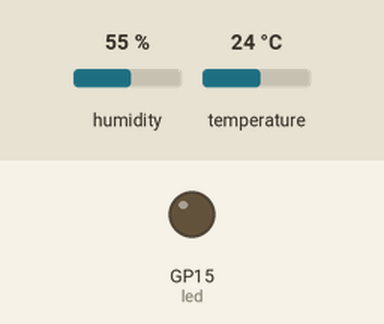
This program was run on a simulated Raspberry Pi Pico running MicroPython. Parts: output pins drawn as LEDs (lit = HIGH). The inputs (shaded band) are chosen by the test bench; at power-on: humidity 55 %, temperature 24 °C. Files the program writes start out absent; files that are not in the repository are absent; the clock reads 2024-03-15 10:24:30 at power-on unless the program sets it; what the program prints to the serial console is not drawn.

Above: at 32.0 s.
Timing chart, 0 to 80.0 s (numbered marks = the images above):
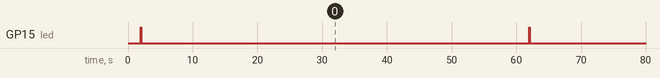

Measured:
- by itself, GP15 (led): alternates HIGH for 0.03 s and LOW for 60.0 s

The program:

main.py
```python
from machine import lightsleep, deepsleep, Pin
import json
import utime

import wifi
import weather_sensor
import reporter
from logger import get_logger

log = get_logger(__name__)


# --- Config ----------------------------------------------------------------
# Settings live in config.json on the device, read at runtime. Edit that file
# (no code change needed) to tune behaviour. Keys:
#   locationName     label for this node, included in the reading output.
#   deep_sleep       False = lightsleep: resumes the loop, keeps the USB REPL
#                          alive (use in dev).
#                    True  = deepsleep: lowest power, but RESETS the board each
#                          cycle (production).
#   dev_sleep        True = plain utime.sleep(5): a busy 5s wait that does NOT
#                          touch the USB connection, so the REPL and print()
#                          output stay alive for debugging. Overrides deep_sleep
#                          and ignores interval_seconds. Leave False otherwise.
#   interval_seconds delay between reads (DHT22 needs at least 2 seconds).
#   dht_pin          GPIO the sensor's data line is wired to.
#   service_url      full URL each reading is POSTed to (host:port + path).
DEFAULTS = {
    "locationName": "unknown",
    "deep_sleep": False,
    "dev_sleep": True,
    "interval_seconds": 15,
    "dht_pin": 16,
    "service_url": "http://octo.homehack.cc:8080/api/readings",
}


def load_config():
    try:
        with open("config.json") as f:
            cfg = json.load(f)
        # Fill in anything missing from the file with the defaults.
        # (MicroPython has no {**a, **b} dict unpacking, so merge manually.)
        merged = dict(DEFAULTS)
        merged.update(cfg)
        return merged
    except (OSError, ValueError) as e:
        log("Could not read config.json ({}); using defaults.".format(e))
        return dict(DEFAULTS)


def sleep(interval_seconds):
    interval_millis = interval_seconds * 1000
    if interval_millis < 2000:
        interval_millis = 2000

    if config["dev_sleep"]:
        # Plain busy sleep: unlike lightsleep/deepsleep it leaves the CPU clock
        # and USB CDC alone, so the REPL stays connected and print() output keeps
        # flowing. Fixed 5s for debugging; interval_seconds is ignored here.
        utime.sleep(interval_seconds)
    elif config["deep_sleep"]:
        # deepsleep() powers down and RESETS the board, so it never returns --
        # the whole script re-runs from the top on wake.
        deepsleep(interval_millis)
    else:
        # lightsleep() resumes on the next line, keeping the loop alive (but it
        # suspends USB, so the REPL/print() drop during the sleep).
        lightsleep(interval_millis)


config = load_config()
log("Starting temp node: {}".format(config["locationName"]))

led = Pin(15, Pin.OUT)

# Initialize the DHT22 sensor
sensor = weather_sensor.create(config["dht_pin"])
utime.sleep(2) # gives the sensor time to start up.

# Works for both modes: under deepsleep the board resets so the loop body runs
# once per wake; under lightsleep it iterates normally.
while True:

    try:
        led.toggle()

        reading = weather_sensor.read(sensor)
        if reading is not None:

            # Only power up the radio when there's actually something to ship.
            wlan = wifi.connect()
            if wlan is not None:
                reporter.send(config["service_url"], reading, config["locationName"])
            else:
                log("WiFi unavailable; skipping send, reading kept locally: {}".format(reading))
    except Exception as e:
        # Headless, an unhandled exception would just stop the script with no
        # visible traceback. Log it so the next REPL session can see it.
        log("loop error: {}".format(e))
    finally:
        # Leave the LED in a known-off state no matter how the body exited.
        led.off()
        # Power the radio down before sleeping. Leaving WiFi active makes
        # lightsleep() wake immediately, so the loop would never pause.
        wifi.disconnect()

    sleep(config["interval_seconds"])
```

wifi.py
```python
import network
import time
import json

from logger import get_logger

log = get_logger(__name__)


def connect(timeout_s=20, secrets_path="secrets.json"):
    # Credentials live in secrets.json (gitignored). Missing/bad file is not
    # fatal -- we return None so the caller can still run the sensor locally.
    try:
        with open(secrets_path) as f:
            secrets = json.load(f)
    except (OSError, ValueError) as e:
        log("No usable {} ({}); skipping WiFi.".format(secrets_path, e))
        return None

    wlan = network.WLAN(network.STA_IF)
    wlan.active(True)
    if not wlan.isconnected():
        log("Connecting to WiFi '{}'...".format(secrets["ssid"]))
        wlan.connect(secrets["ssid"], secrets["password"])
        # ticks_diff handles the counter wrapping; plain subtraction wouldn't.
        deadline = time.ticks_add(time.ticks_ms(), timeout_s * 1000)
        while not wlan.isconnected():
            if time.ticks_diff(deadline, time.ticks_ms()) <= 0:
                log("WiFi connection timed out.")
                return None
            time.sleep_ms(250)
    log("WiFi connected. IP: {}".format(wlan.ifconfig()[0]))
    return wlan


def disconnect():
    # Power the CYW43 radio down. Important before lightsleep(): if the WiFi
    # chip is left active it keeps waking the CPU, so lightsleep returns almost
    # immediately and the loop never actually pauses. Also saves power.
    wlan = network.WLAN(network.STA_IF)
    try:
        wlan.disconnect()
    except OSError:
        pass
    wlan.active(False)
```

weather_sensor.py
```python
# NOTE: this file is deliberately NOT called dht.py -- that would shadow the
# built-in `dht` module imported below.
from machine import Pin
import dht

from logger import get_logger

log = get_logger(__name__)


def create(pin):
    """Initialise a DHT22 on the given GPIO and return the sensor object."""
    return dht.DHT22(Pin(pin))


def read(sensor):
    """Measure the DHT22 and return the reading.

    Returns a dict {"temperature": <°C>, "humidity": <%>} on success, or
    None if the read fails (the only thing reported from here is the error).
    """
    try:
        log("[TEMP LOG] read: triggering measure()")  # TEMP: remove
        # Trigger measurement
        sensor.measure()

        temperature = sensor.temperature()  # In Celsius
        humidity = sensor.humidity()  # In Percent
        log("[TEMP LOG] read: temp={} humidity={}".format(  # TEMP: remove
            temperature, humidity))  # TEMP: remove
        return {
            "temperature": temperature,
            "humidity": humidity,
        }
    except OSError as e:
        log("[TEMP LOG] read: OSError -> returning None")  # TEMP: remove
        log("Failed to read sensor DHT22. {}".format(e))
        return None
```

reporter.py
```python
# Ships a reading to the collection service over HTTP. Kept as its own module
# (like wifi.py / weather_sensor.py) so main.py stays orchestration-only.
try:
    import urequests as requests
except ImportError:
    # Newer micropython-lib ships this as `requests`.
    import requests
import json

from logger import get_logger

log = get_logger(__name__)


def send(url, reading, location_name):
    """POST a reading (plus its location name) to the service.

    Returns True on a 2xx response. Network/HTTP failure is non-fatal: it is
    logged and False returned so the sensor loop keeps running locally.
    """
    payload = {
        "locationName": location_name,
        "temperature": reading["temperature"],
        "humidity": reading["humidity"],
    }
    resp = None
    try:
        # Serialise ourselves + set the header explicitly so we don't depend on
        # a particular urequests version doing it for us.
        resp = requests.post(
            url,
            data=json.dumps(payload),
            headers={"Content-Type": "application/json"},
        )
        ok = 200 <= resp.status_code < 300
        if not ok:
            log("Service returned HTTP {}.".format(resp.status_code))
        return ok
    except OSError as e:
        log("Failed to send reading to {} ({}).".format(url, e))
        return False
    finally:
        # Always close, or MicroPython leaks the socket and later POSTs fail.
        if resp is not None:
            resp.close()
```

logger.py
```python
# Headless there is no REPL, and lightsleep/deepsleep suspend USB, so print()
# alone leaves no trace of a failure. This module mirrors every message to a
# file on flash so it can be read back later from the REPL:
#     print(open("node.log").read())
#
# Named logger.py, not logging.py, to avoid colliding with the micropython-lib
# `logging` module some setups ship.
import os
import utime

LOG_PATH = "node.log"
# Two-file rotation: when LOG_PATH passes MAX_BYTES it is rolled to OLD_PATH
# (replacing the previous generation) and a fresh LOG_PATH is started. Worst
# case on disk is ~2 * MAX_BYTES, so the log can never run flash out of space.
OLD_PATH = LOG_PATH + ".1"
MAX_BYTES = 32 * 1024


def _file_size(path):
    try:
        return os.stat(path)[6]  # st_size
    except OSError:
        return 0  # not there yet


def _rotate():
    # os.rename won't overwrite an existing target on littlefs, so drop the
    # old generation first. Each step is guarded -- rotation must never raise.
    try:
        os.remove(OLD_PATH)
    except OSError:
        pass
    try:
        os.rename(LOG_PATH, OLD_PATH)
    except OSError:
        pass


def log(msg, name=None):
    if name:
        line = "{}: [{}] {}".format(utime.time(), name, msg)
    else:
        line = "{}: {}".format(utime.time(), msg)
    print(line)
    try:
        if _file_size(LOG_PATH) > MAX_BYTES:
            _rotate()
        with open(LOG_PATH, "a") as f:
            f.write(line + "\n")
    except OSError:
        # Never let logging itself take down the loop.
        pass


def get_logger(name):
    """Return a log() bound to a source name, so each line shows where it came
    from. Usage in a module:  log = get_logger(__name__)"""
    def _log(msg):
        log(msg, name)
    return _log
```
